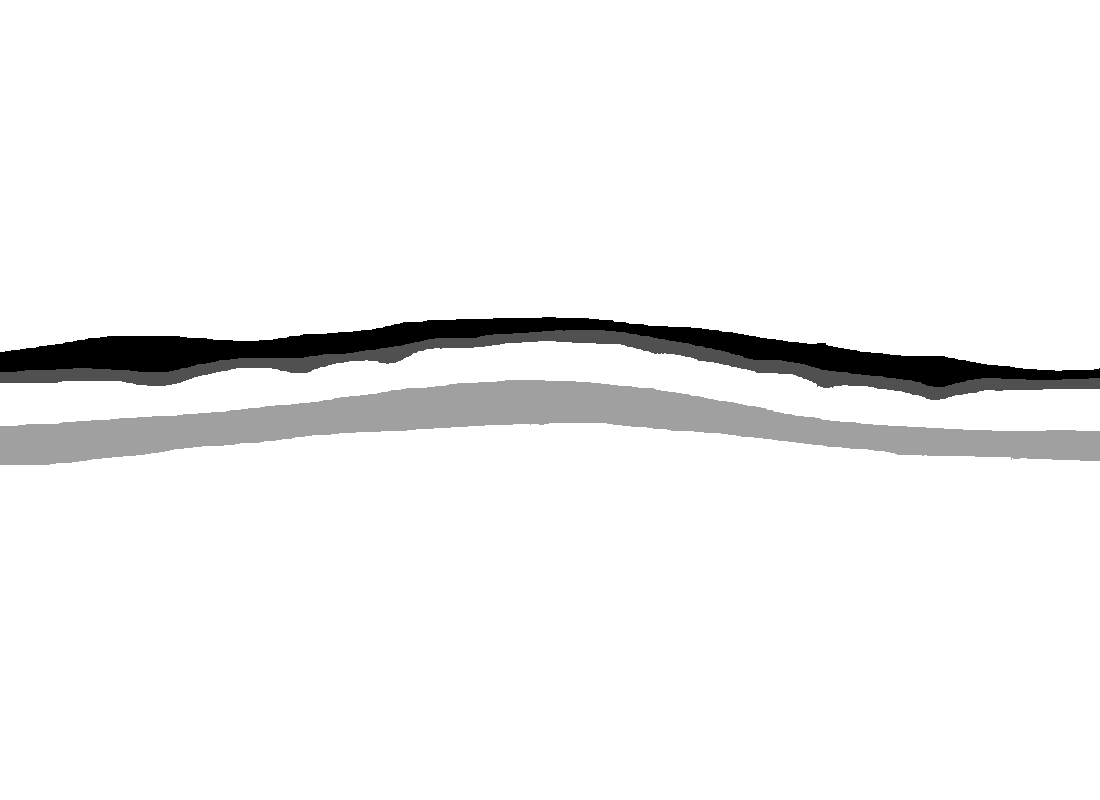
#> input picture src/Miracle-boyi/classification/Train/Layer_Masks/0033.png, 1100 x 800 px, found by its file name; its folder holds only this picture in this run
$ python calculate_loss_weight.py
#> lines starting #> are read from the running program, lines starting #| are printed output that depends on the picture; after the words box and inside, x2 and y2 are one past the last pixel; in counts of white or black regions, pixels touching at a corner belong together; long printed decimals are rounded
import os
from PIL import Image
import numpy as np

def main():
    # 选择测试集和训练集
    rootdir = "./data/Train/Layer_Masks/"
    all_img = os.listdir("data/Train/Layer_Masks")

    # rootdir = "./predict_train/Layer_Segmentations"
    # all_img = os.listdir("predict_train/Layer_Segmentations_0")

    number1 = 0
    number0 = 0

    for i in range(len(all_img)):
        img_path = rootdir + all_img[i]

        assert os.path.exists(img_path), f"Layer_Segmentations_0_epoch=200 image {img_path} not found."

        img = Image.open(img_path).convert('L')
        img = np.array(img)
        img[img == 0] = 1
#> img: shape (800, 1100)
        img[img == 80] = 0
        img[img == 160] = 0
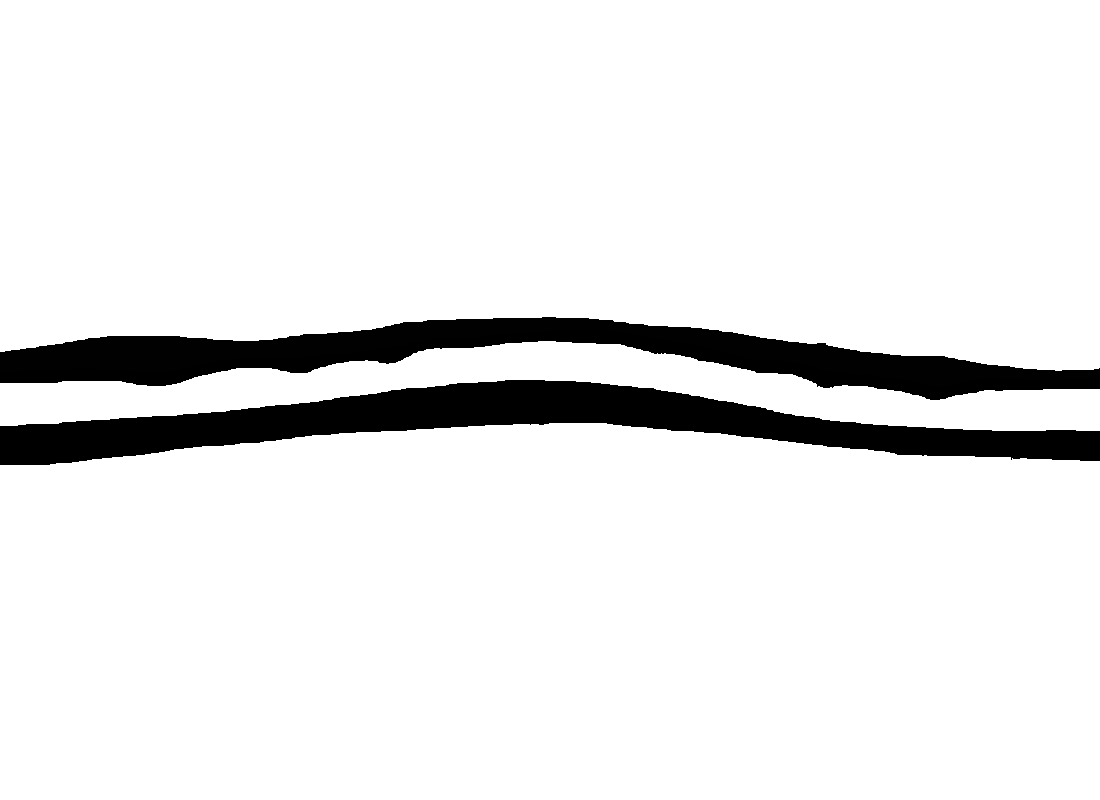
#> img: shape (800, 1100); min 0, max 255, mean 233.6
        img[img == 255] = 0
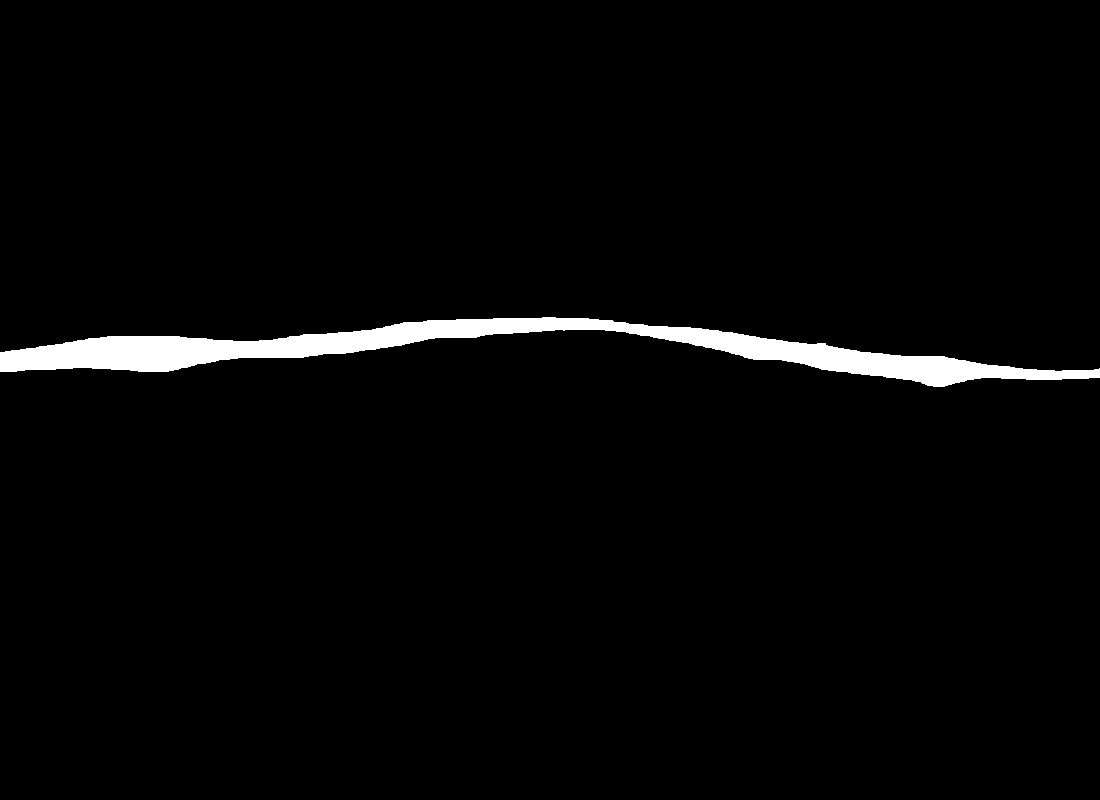
#> img: shape (800, 1100); values 0 (black) and 1 (white), 2.5% white; 1 white region, box (x1, y1, x2, y2) and area: (0, 317, 1100, 387) 22148

        num1 = np.sum(img == 1)
#> num1 = 22148
        num0 = np.sum(img == 0)
#> num0 = 857852

        if i == 0:
            number1 = num1
#> number1 = 22148
            number0 = num0
#> number0 = 857852
        else:
            number1 = (number1 + num1)/2
            number0 = (number0 + num0)/2

    print(number1/(number0+number1))
#| 0.02517
    print(number0/(number0+number1))
#| 0.9748

if __name__ == '__main__':
    main()

$ run again, on src/Miracle-boyi/classification/Train/Layer_Masks/0054.png
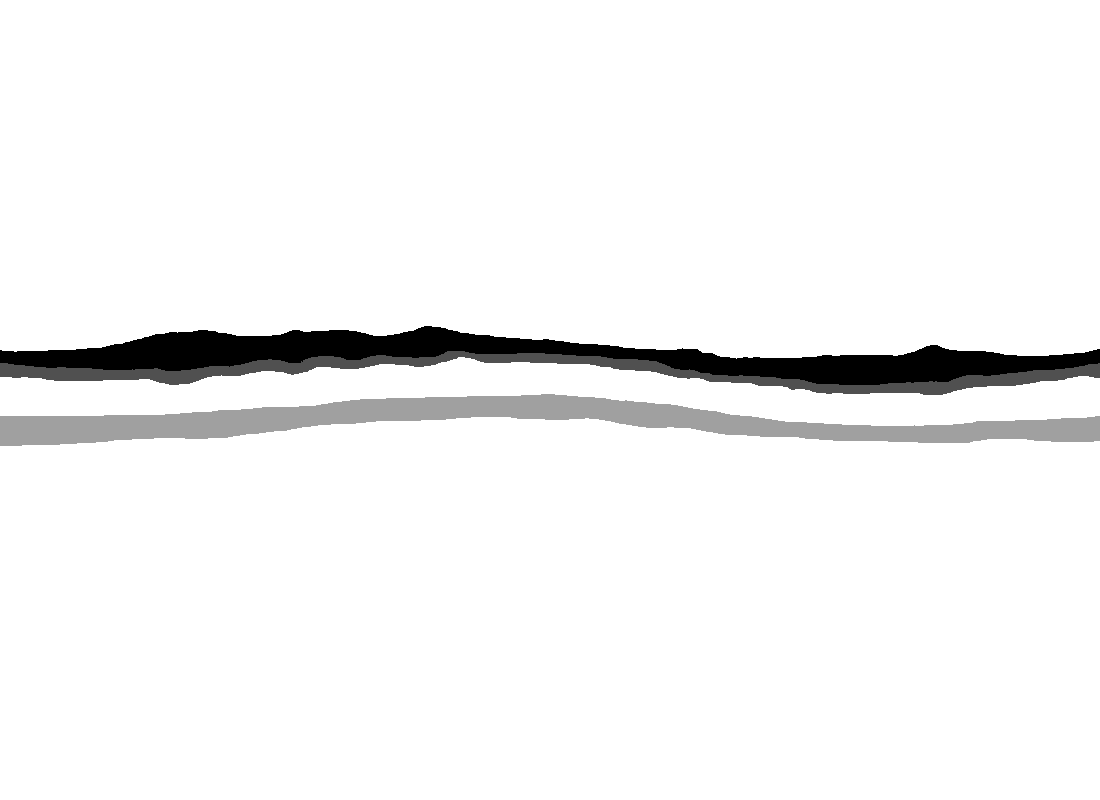
#> input picture src/Miracle-boyi/classification/Train/Layer_Masks/0054.png, 1100 x 800 px, found by its file name
#> in main, `img[img == 160] = 0`:
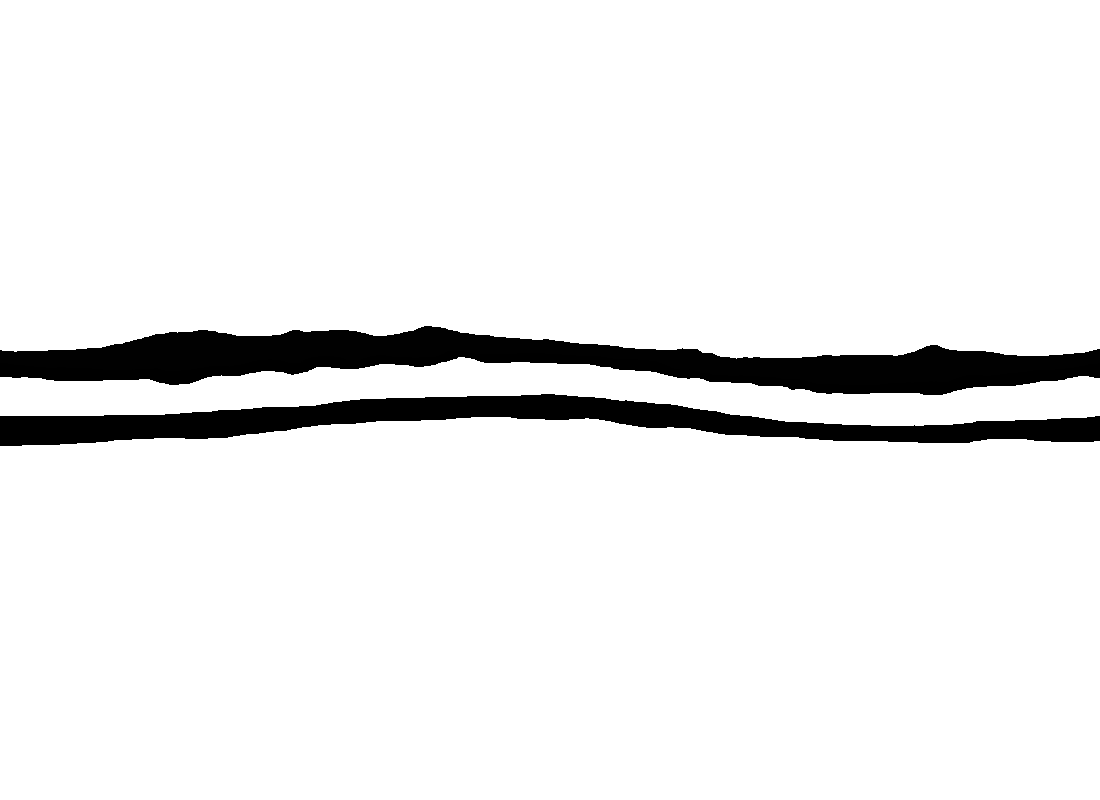
#> img: shape (800, 1100); min 0, max 255, mean 237.5
#> in main, `img[img == 255] = 0`:
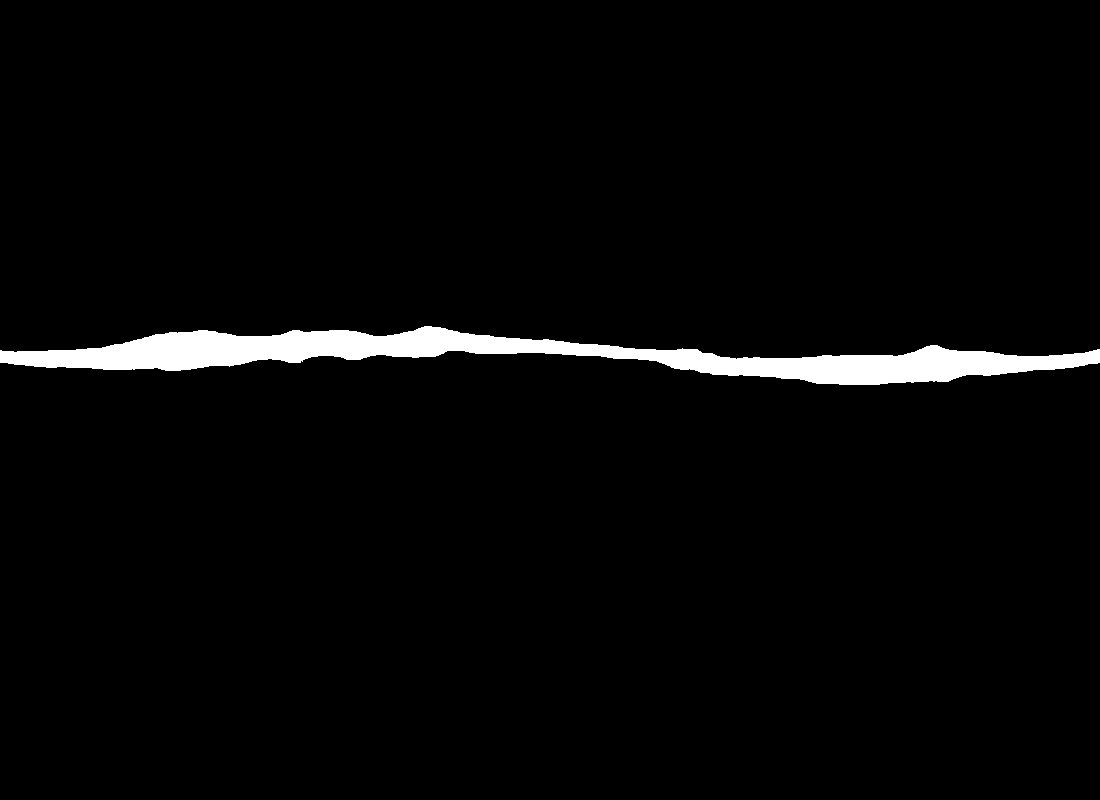
#> img: shape (800, 1100); values 0 (black) and 1 (white), 2.8% white; 1 white region, box (x1, y1, x2, y2) and area: (0, 326, 1100, 385) 24635
#> num1 = 24635
#> num0 = 855365
#> number1 = 24635
#> number0 = 855365
#| 0.02799
#| 0.972
